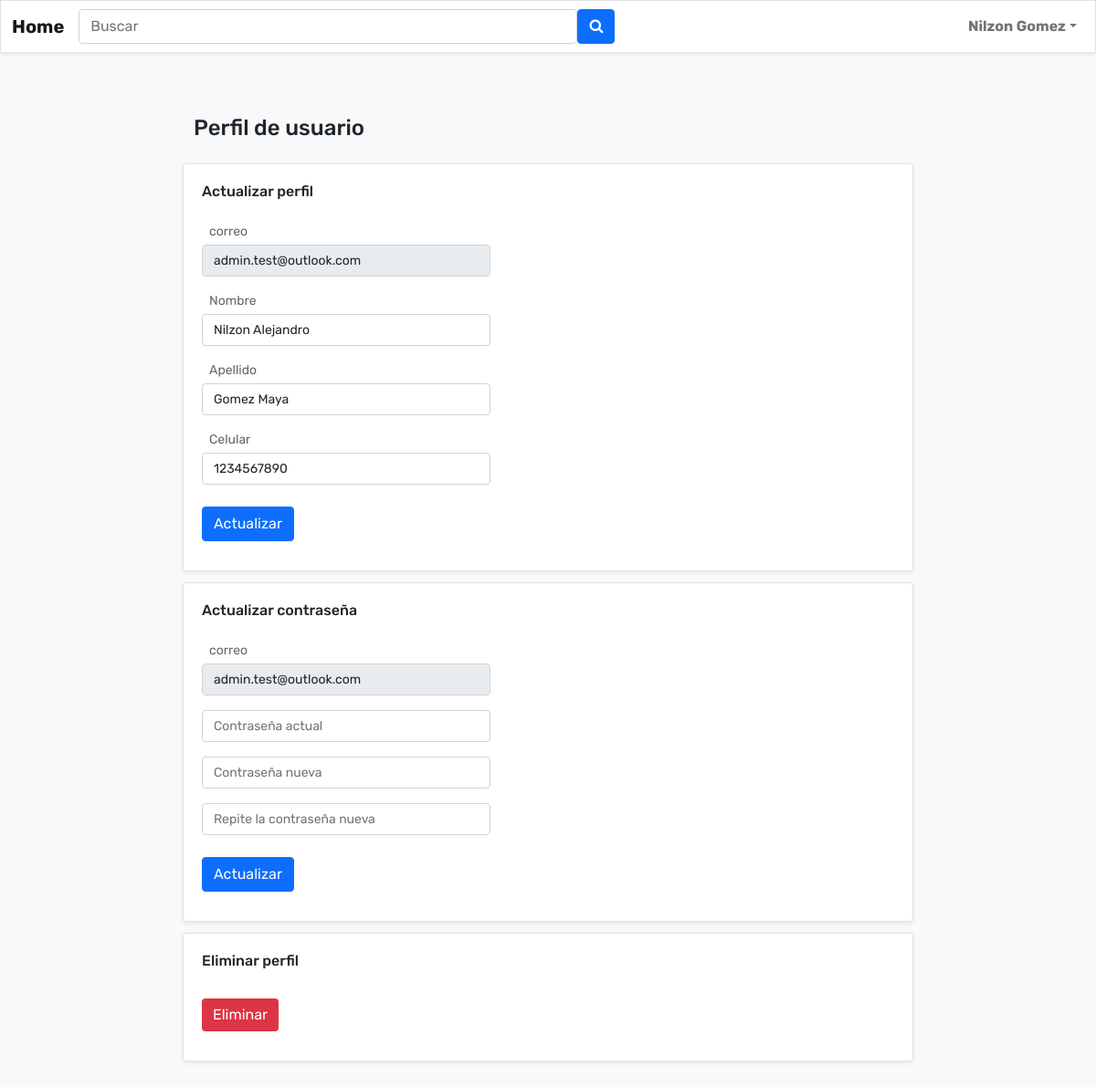
Page /profile (signed in) on the committed database.
### tables this page shows
CREATE TABLE User (uEmail TEXT PRIMARY KEY NOT NULL, uName TEXT NOT NULL, uLastname TEXT NOT NULL, uPhone TEXT NOT NULL, uPass TEXT NOT NULL, uDate TEXT NOT NULL, uProfile TEXT NOT NULL);

### app.py (the view, shortened to what this page needs)
@app.route('/profile', methods=('GET', 'POST'))
def profile():
    print("Ingresa a profile")
    if 'user' in session and session['rol'] == "Usuario":
        print("Ingresa a user")
        if request.method == 'POST':
            print("RECIBIO POST")
            a = request.form
            print("FORMULARIO ENVIADO:")
            print(a)
            if 'search_bar' in a.keys():
                busqueda = request.form.get("search_bar")
                resultados = searchAPI.busqueda(busqueda)
                correo = session.get("user")
                usuario = dbUsuarios.consultarUsuarios(correo)
                username = nombreAPI.username(usuario[0][1], usuario[0][2])
                print(resultados)
                if len(resultados) == 0 or resultados == None:
                    busqueda_mensaje = "No se encontro el plato."
                    plato_informacion = []
                    return render_template("search_user.html", productos_jinja=plato_informacion, heading=busqueda_mensaje, username=username)
                else:
                    plato_informacion = db.consultarProductosNombre(resultados[0])
                    return render_template("search_user.html", productos_jinja=plato_informacion, heading="Estos son los resultados cercanos a la búsqueda realizada", username=username)
            elif 'upgrade_uName' in a.keys():
                print("Ingresa formulario 1")
                uName = request.form.get("upgrade_uName")
                uLastname = request.form.get("upgrade_uLastname")
                uPhone = request.form.get("upgrade_uPhone")
                correo = session.get('user')
                resultado = dbUsuarios.actualizarUsuarios(uName, correo, uLastname, uPhone)
                confirmacion = ""
                if resultado == True:
                    confirmacion = "Tu usuario ha sido actualizado."
                elif resultado == False:
                    confirmacion = "Algo ha fallado en la actualizacion de tu usuario."
                resultados = dbUsuarios.consultarUsuarios(correo)
                usuario = dbUsuarios.consultarUsuarios(correo)
                username = nombreAPI.username(usuario[0][1], usuario[0][2])
                print(resultados)
                if isinstance(resultados, bool)==False:
                    return render_template("profile_user.html", upgrade_uEmail=resultados[0][0], upgrade_uName=resultados[0][1], upgrade_uLastname=resultados[0][2], upgrade_uPhone=resultados[0][3], confirmation_upgrade=confirmacion, username=username)
                elif isinstance(resultados, bool)==True:
                    return "<h1>Usuario no encontrado</h1>"
            elif 'upgrade_uPass' in a.keys():
                print("Ingresa formulario 2")
                uPass = str(request.form.get("upgrade_uPass"))
                print(uPass)
                resultados = dbUsuarios.consultarUsuarios(session.get('user'))
                print(resultados)
                pwHash = resultados[0][4]
                respuesta = bcrypt.check_password_hash(pwHash, uPass)
                if respuesta == True: #la contraseña coincide con la de la base de datos
                    uNewpass = request.form.get("upgrade_uNewpass")
                    pw_hash = bcrypt.generate_password_hash(uNewpass)
                    correo = session.get('user')
                    resultado = dbUsuarios.actualizarPassword(correo, pw_hash)
                    correo = session.get("user")
                    usuario = dbUsuarios.consultarUsuarios(correo)
                    username = nombreAPI.username(usuario[0][1], usuario[0][2])
                    confirmacion = ""
                    if resultado == True: #Se ha actualizado la contraseña
                        confirmacion = "Tu contraseña ha sido actualizada."
                        resultados = dbUsuarios.consultarUsuarios(correo) #Se trae los contenidos del perfil nuevamente
                        if isinstance(resultados, bool)==False:
                            return render_template("profile_user.html", upgrade_uEmail=resultados[0][0], upgrade_uName=resultados[0][1], upgrade_uLastname=resultados[0][2], upgrade_uPhone=resultados[0][3], confirmation_password=confirmacion, username=username)
                        elif isinstance(resultados, bool)==True:
                            return "<h1>Usuario no encontrado al momento de cargar contenidos de la pagina</h1>"
                    elif resultado == False:
                        confirmacion = "Algo ha fallado en la actualizacion de tu contraseña."
                        resultados = dbUsuarios.consultarUsuarios(correo) #Se trae los contenidos del perfil nuevamente
                        if isinstance(resultados, bool)==False:
                            return render_template("profile_user.html", upgrade_uEmail=resultados[0][0], upgrade_uName=resultados[0][1], upgrade_uLastname=resultados[0][2], upgrade_uPhone=resultados[0][3], confirmation_password=confirmacion, username=username)
                        elif isinstance(resultados, bool)==True:
                            return "<h1>Usuario no encontrado al momento de cargar contenidos de la pagina</h1>"
                elif respuesta == False:
                    correo = session.get('user')
                    resultados = dbUsuarios.consultarUsuarios(correo) #Se trae los contenidos del perfil nuevamente
                    confirmacion="Contraseña incorrecta, ingresa tu contraseña actual nuevamente."
                    correo = session.get("user")
                    usuario = dbUsuarios.consultarUsuarios(correo)
                    username = nombreAPI.username(usuario[0][1], usuario[0][2])
                    if isinstance(resultados, bool)==False:
                        return render_template("profile_user.html", upgrade_uEmail=resultados[0][0], upgrade_uName=resultados[0][1], upgrade_uLastname=resultados[0][2], upgrade_uPhone=resultados[0][3], error_upgrade_uPass1=confirmacion, username=username)
                    elif isinstance(resultados, bool)==True:
                        return "<h1>Usuario no encontrado al momento de cargar contenidos de la pagina</h1>"
            elif len(a) == 0:
                print("Ingresa a formulario 3")
                correo = session.get('user')
                resultado = dbUsuarios.deleteUsuarios(correo)
                return redirect('/login')
        if request.method == 'GET':
            print("REQUEST DE PERFIL USUARIO")
            correo = session.get('user')
            print(correo)
            resultados = dbUsuarios.consultarUsuarios(correo)
            usuario = dbUsuarios.consultarUsuarios(correo)
            username = nombreAPI.username(usuario[0][1], usuario[0][2])
            print(username)
            if isinstance(resultados, bool)==False:
                return render_template("profile_user.html", upgrade_uEmail=resultados[0][0], upgrade_uName=resultados[0][1], upgrade_uLastname=resultados[0][2], upgrade_uPhone=resultados[0][3], username=username)
            elif isinstance(resultados, bool)==True:
                return "<h1>Usuario no encontrado</h1>"
    elif 'user' in session and session['rol'] == "Superadministrador":
        print("Ingresa a user")
        if request.method == 'GET':
            correo = session.get('user')
            print(correo)
            resultados = dbUsuarios.consultarUsuarios(correo)
            usuario = dbUsuarios.consultarUsuarios(correo)
            username = nombreAPI.username(usuario[0][1], usuario[0][2])
            print(resultados)
            if isinstance(resultados, bool)==False:
                return render_template("profile_sadmin.html", upgrade_uEmail=resultados[0][0], upgrade_uName=resultados[0][1], upgrade_uLastname=resultados[0][2], upgrade_uPhone=resultados[0][3], username=username)
            elif isinstance(resultados, bool)==True:
                return "<h1>Usuario no encontrado</h1>"
    return redirect('/login')

### connAPI.py (called while the page is built)
def conectar():
    dbname = "Plataforma.db"
    conn = sqlite3.connect(dbname)
    return conn

### dbUsuarios.py (called while the page is built)
def conectar():
    conn = connAPI.conectar()
    return conn

def consultarUsuarios(uEmail):
    try:
        conn = conectar()
        cursor = conn.execute("select * from User WHERE uEmail=?;", (uEmail,))
        resultados = cursor.fetchall()
        conn.commit()
        conn.close()
        if len(resultados) == 0: #No encontro el registro y envia un booleano
            flag = False
            return flag
        else: #Encontro el registro y envia una lista
            return resultados
    except Error as error:
        print(error)
        return False

### nombreAPI.py (called while the page is built)
def username(uName, uLastname):
    Nombre_anterior = uName.split(" ")
    Apellido_anterior = uLastname.split(" ")
    Nombre = Nombre_anterior[0]
    Apellido = Apellido_anterior[0]
    return Nombre+" "+Apellido

### templates/profile_sadmin.html (shortened to what this page needs)
<!DOCTYPE html>
<html lang="en">
<head>
    <link rel="stylesheet" href="../static/assets/bootstrap/css/bootstrap.min.css">
    <link rel="stylesheet" href="../static/assets/css/FontAwesome.css">
    <link rel="stylesheet" href="../static/assets/fonts/font-awesome.min.css">
    <link rel="stylesheet" href="../static/assets/css/styles.css">
</head>
<body style="background: var(--bs-light);">
    <nav class="navbar navbar-light navbar-expand-md border rounded-0 shadow-sm" style="font-weight: bold;background: #ffffff;">
        <div class="container-fluid">
            <a class="navbar-brand" href="{{ url_for('home') }}">Home</a>
            <form action="/home" method="post" class="d-flex d-md-flex align-items-center align-items-md-center" name="search" id="search" style="width: 50%;">
                <input class="form-control" type="text" id="search_bar" name="search_bar" placeholder="Buscar" style="transform: translateX(0px);width: 100%;"/>
                <button class="btn btn-primary" id="search_product" type="submit">
                    <i class="fa fa-search"></i>
                </button>
            </form>
            <div class="collapse navbar-collapse d-md-flex d-lg-flex d-xl-flex justify-content-md-end justify-content-lg-end justify-content-xl-end" id="navcol">
                <ul class="navbar-nav d-xl-flex">
                    <li class="nav-item">
                        <div class="nav-item dropdown"><a class="dropdown-toggle d-xxl-flex justify-content-xxl-center align-items-xxl-center nav-link" aria-expanded="false" data-bs-toggle="dropdown" href="#">{{ username }}</a>
                        </div>
                    </li>
                </ul>
            </div>
        </div>
    </nav>
    <div class="container" style="max-width: 70%;margin-top: 36px;padding-bottom: 12px;padding-top: 12px;margin-bottom: 16px;">
        <div style="margin: 8px;padding: 4px;">
            <h4 style="margin-left: 8px;margin-top: 8px;margin-right: 8px;">Perfil de usuario</h4>
        </div>
        <div class="border rounded shadow-sm" style="margin: 8px;padding: 4px;background: #ffffff;margin-top: 12px;">
            <h6 style="margin: 8px;margin-left: 8px;margin-top: 8px;margin-right: 8px;margin-bottom: 8px;padding: 8px;color: rgb(33, 37, 41);">Actualizar perfil</h6>
            <form id="upgrade_form" method="post" style="margin: 12px;max-width: 40%;margin-left: 16px;margin-top: 16px;min-width: 150px;" action="/profile">
                <div class="mb-3">
                    <p style="font-size: 14px;margin-bottom: 4px;max-width: 100%;margin-left: 8px;color: rgba(33,37,41,0.7);">correo</p>
                    <input class="form-control" type="text" id="upgrade_uEmail" name="upgrade_uEmail" style="font-size: 14px;" readonly="" value="{{ upgrade_uEmail  }}">
                </div>
                <div class="mb-3">
                    <p style="font-size: 14px;margin-bottom: 4px;max-width: 100%;margin-left: 8px;color: rgba(33,37,41,0.7);">Nombre</p>
                    <input class="form-control" type="text" id="upgrade_uName" name="upgrade_uName" style="font-size: 14px;" value="{{ upgrade_uName  }}">
                </div>
                <div class="mb-3">
                    <p style="font-size: 14px;margin-bottom: 4px;max-width: 100%;margin-left: 8px;color: rgba(33,37,41,0.7);">Apellido</p>
                    <input class="form-control" type="text" id="upgrade_uLastname" name="upgrade_uLastname" style="font-size: 14px;" value="{{ upgrade_uLastname  }}">
                </div>
                <div class="mb-3">
                    <p style="font-size: 14px;margin-bottom: 4px;max-width: 100%;margin-left: 8px;color: rgba(33,37,41,0.7);">Celular</p>
                    <input class="form-control" type="text" id="upgrade_uPhone" name="upgrade_uPhone" style="font-size: 14px;" value="{{ upgrade_uPhone  }}">
                </div>
                <button onclick="validar_Profile()" class="btn btn-primary" id="upgrade_users" type="button" style="margin-bottom: 16px;margin-top: 8px;margin-right: 16px;">Actualizar</button>
            </form>
        </div>
        <div class="border rounded shadow-sm" style="margin: 8px;padding: 4px;background: #ffffff;margin-top: 12px;">
            <h6 style="margin: 8px;margin-left: 8px;margin-top: 8px;margin-right: 8px;margin-bottom: 8px;padding: 8px;color: rgb(33, 37, 41);">Actualizar contraseña</h6>
            <form id="upgrade_form1" method="post" style="margin: 12px;max-width: 40%;margin-left: 16px;margin-top: 16px;min-width: 150px;" action="/profile">
                <div class="mb-3">
                    <p style="font-size: 14px;margin-bottom: 4px;max-width: 100%;margin-left: 8px;color: rgba(33,37,41,0.7);">correo</p>
                    <input class="form-control" type="text" id="upgrade_uEmail" name="upgrade_uEmail" style="font-size: 14px;" readonly="" value="{{ upgrade_uEmail  }}">
                </div>
                <div class="mb-3">
                    <input class="form-control" type="text" id="upgrade_uPass" name="upgrade_uPass" placeholder="Contraseña actual" style="font-size: 14px;color: rgb(33, 37, 41);">
                </div>
                <div class="mb-3">
                    <input class="form-control" type="text" id="upgrade_uNewpass" name="upgrade_uNewpass" placeholder="Contraseña nueva" style="font-size: 14px;color: rgb(33, 37, 41);">
                </div>
                <div class="mb-3">
                    <input class="form-control" type="text" id="upgrade_uNewpass2" name="upgrade_uPass2" placeholder="Repite la contraseña nueva" style="font-size: 14px;color: rgb(33, 37, 41);">
                </div>
                <button onclick="validar_NuevaContraseña()" class="btn btn-primary" id="upgrade_pass" type="button" style="margin-bottom: 16px;margin-top: 8px;margin-right: 16px;">Actualizar</button>
            </form>
        </div>
        <div class="border rounded shadow-sm" style="margin: 8px;padding: 4px;background: #ffffff;margin-top: 12px;">
            <h6 style="margin: 8px;margin-left: 8px;margin-top: 8px;margin-right: 8px;margin-bottom: 8px;padding: 8px;color: rgb(33, 37, 41);">Eliminar perfil</h6>
            <form id="delete_form" method="post" style="margin: 12px;max-width: 40%;margin-left: 16px;margin-top: 16px;min-width: 150px;" action="/profile">
                <button class="btn btn-primary" id="delete_users" type="submit" style="margin-top: 8px;margin-bottom: 16px;margin-right: 16px;background: var(--bs-red);border-style: none;">Eliminar</button>
            </form>
        </div>
    </div>
</body>
</html>

### static/assets/css/styles.css (style rules this page uses)
body { margin: 0; font-family: 'Rubik'; font-size: var(--bs-body-font-size); font-weight: var(--bs-body-font-weight); line-height: var(--bs-body-line-height); color: var(--bs-body-color); text-align: var(--bs-body-text-align); background-color: var(--bs-body-bg); -webkit-text-size-adjust: 100%; -webkit-tap-highlight-color: transparent; }
a { color: #0d6efd; text-decoration: none; }

### rows in the picture
User: upgrade_uEmail "admin.test@outlook.com", upgrade_uName "Nilzon Alejandro", upgrade_uLastname "Gomez Maya", upgrade_uPhone "1234567890"

### other values in the picture
{{ username }} "Nilzon Gomez"
